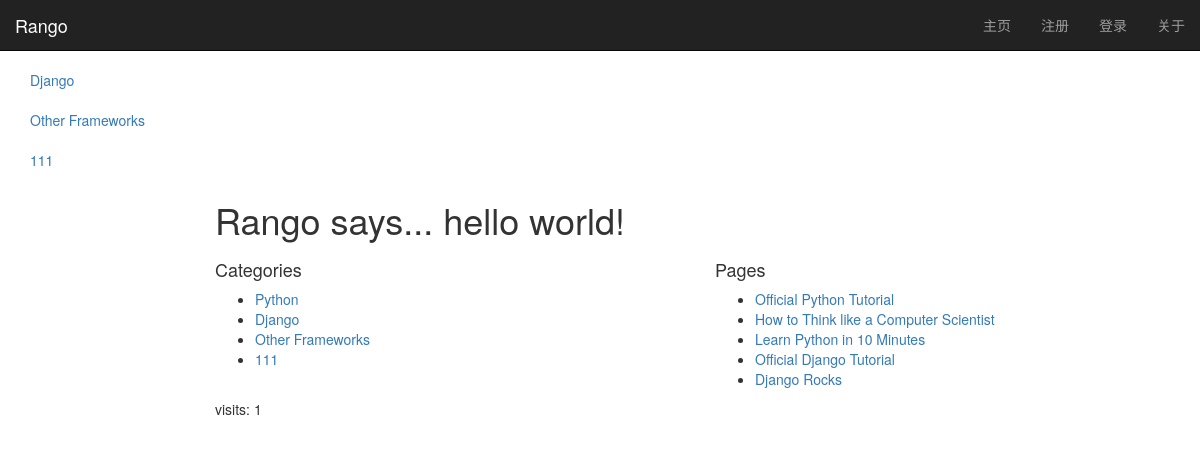
Screenshot of /rango/ with the database file from the repository.
### rango/models.py (models this page shows, shortened)
class Category(models.Model):
    name = models.CharField(max_length=128, unique=True)
    views = models.IntegerField(default=0)
    like = models.IntegerField(default=0)
    creator = models.CharField(max_length = 100,default = 'rango')
    slug = models.SlugField(default = '111')

class Page(models.Model):
    category = models.ForeignKey(Category)
    title = models.CharField(max_length=128)
    url = models.URLField()
    views = models.IntegerField(default=0)

### rango/views.py (the view)
def index(request):
    category_list = Category.objects.order_by('-like')[:5]
    page_list = Page.objects.order_by('-views')[:5]
    context_dict = {'categories': category_list, 'pages': page_list}
    visits = request.session.get('visits')
    if not visits:
        visits = 1
    reset_last_visit_time = False
    last_visit = request.session.get('last_visit')
    if last_visit:
        last_visit_time = datetime.strptime(last_visit[:-7], "%Y-%m-%d %H:%M:%S")
        if (datetime.now() - last_visit_time).seconds > 0:
            visits = visits + 1
            reset_last_visit_time = True
    else:
        reset_last_visit_time = True
    if reset_last_visit_time:
        request.session['last_visit'] = str(datetime.now())
        request.session['visits'] = visits
    context_dict['visits'] = visits
    response = render(request,'rango/index.html', context_dict)
    return response

### rango/templatetags/rango_extras.py (called while the page is built)
@register.inclusion_tag('rango/cats.html')
def get_category_list(cat=None):
    return {'cats': Category.objects.all(), 'act_cat': cat}

### templates/rango/index.html (shortened to what this page needs)
﻿﻿{% extends 'rango/base.html' %}
{% load staticfiles %}
        {% block body_block %}
{% if user.is_authenticated %}
    <div class="page-header">
                <h1>Rango says... hello {{ user.username }}!</h1>
            {% else %}
                <h1>Rango says... hello world!</h1>
            {% endif %}
    </div>
         <div class="row placeholders">
            <div class="col-xs-12 col-sm-6 placeholder">
               <h4>Categories</h4>
              {% if categories %}
                    <ul>
                        {% for category in categories %}
                         <li><a href="{% url 'category'  category.slug %}">{{ category.name }}</a></li>
                        {% endfor %}
                    </ul>
                {% else %}
                    <strong>节点无数据</strong>
                {% endif %}
            </div>
            <div class="col-xs-12 col-sm-6 placeholder">
              <h4>Pages</h4>
                {% if pages %}
                    <ul>
                        {% for page in pages %}
                         <li><a href="{{page.url}}">{{ page.title }}</a></li>
                        {% endfor %}
                    </ul>
                {% else %}
                    <strong>节点无数据</strong>
                {% endif %}
            </div>
          </div>
       <p> visits: {{ visits }}</p>
        {% endblock %}

### templates/rango/base.html (shortened to what this page needs)
<!DOCTYPE html>
<html lang="en">
{% load staticfiles %}
  <head>
    <link href="http://getbootstrap.com/dist/css/bootstrap.min.css" rel="stylesheet">
    <link href="http://getbootstrap.com/examples/dashboard/dashboard.css" rel="stylesheet">
  </head>
  <body>
    <div class="navbar navbar-inverse navbar-fixed-top" role="navigation">
      <div class="container-fluid">
        <div class="navbar-header">
          <a class="navbar-brand" href="/rango/">Rango</a>
        </div>
        <div class="navbar-collapse collapse",class="list-group">
          <ul class="nav navbar-nav navbar-right">
                <li><a href="/rango/">主页</a></li>
                    {% if user.is_authenticated %}
                        <li><a href="{% url 'registration_register' %}">注册</a></li>
                        <li><a href="{% url 'auth_logout' %}?next=/rango/">登出</a></li>
                        <li><a href="{% url 'add_category' %}">新增节点</a></li>
                    {% else %}
                        <li><a href="{% url 'registration_register' %}">注册</a></li>
                        <li><a href="{% url 'auth_login' %}">登录</a></li>
                    {% endif %}
                                <li><a href="{% url 'about' %}">关于</a></li>
              </ul>
        </div>
      </div>
    </div>
    <div class="container-fluid">
      <div class="row">
        <div class="col-sm-3 col-md-2 sidebar">
                {% block side_block %}
                 {% load rango_extras %}
                 {% get_category_list category %}
                {% endblock %}
        </div>
        <div class="col-sm-9 col-sm-offset-3 col-md-10 col-md-offset-2 main">
           <div>
                {% block body_block %}{% endblock %}
                </div>
        </div>
      </div>
  </body>
</html>

### templates/rango/cats.html
{% if cats %}
    <ul class="nav nav-sidebar">
{% for c in cats %}
    {% if c == act_cat %} <li  class="active" > {% else  %} <li>{% endif %}
            <a href="{% url 'category'  c.slug %}">{{ c.name }}</a></li>
{% endfor %}
{% else %}
    <li> <strong >没节点</strong></li>
    </ul>
{% endif %}

### rows the page displays
Category: name "Django"
Category: name "Other Frameworks"
Category: name "111"
Category: name "Python"
Page: title "Official Python Tutorial"
Page: title "How to Think like a Computer Scientist"
Page: title "Learn Python in 10 Minutes"
Page: title "Official Django Tutorial"
Page: title "Django Rocks"

### other values shown
{{ visits }} "1"
